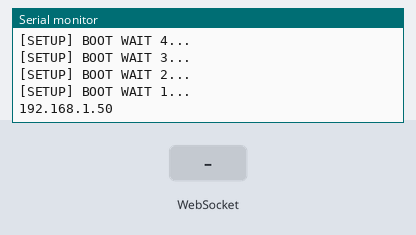
A sketch run on a simulated ESP32. Parts: the last lines printed to the serial monitor. The inputs (shaded band) are chosen by the test bench. WiFi joins after 1.5 s; servers stay silent unless stated.

Above: at 6.7 s.
6.8 s: WebSocket text "1" received
At 7.5 s:
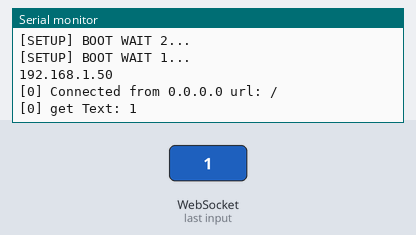
8.3 s: WebSocket text "0" received
At 9.5 s:
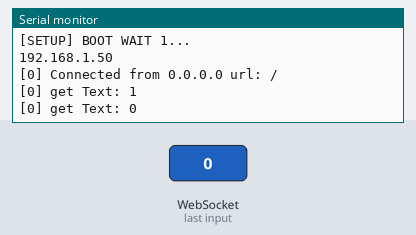
9.8 s: WebSocket text "2" received
At 10.9 s:
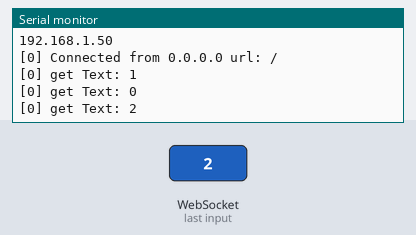
Timing chart, 0 to 12.8 s (numbered marks = the images above; inputs shaded):
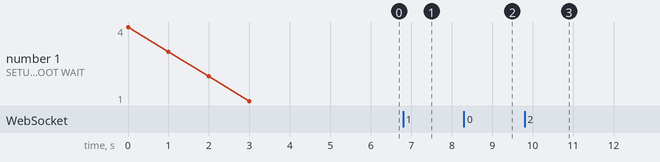

Measured:
- after the input at 6.8 s, the serial monitor: prints a new line at once (image 1)
- after the input at 8.3 s, the serial monitor: prints a new line at once (image 2)
- after the input at 9.8 s, the serial monitor: prints a new line at once (image 3)

The sketch:

WebSocketServer.ino
```cpp
/*
 * WebSocketServer.ino
 *
 *  Created on: 22.05.2015
 *
 */

#include <Arduino.h>

#include <WiFi.h>
#include <WiFiMulti.h>
#include <WiFiClientSecure.h>

#include <WebSocketsServer.h>

WiFiMulti WiFiMulti;
WebSocketsServer webSocket = WebSocketsServer(81);

void hexdump(const void *mem, uint32_t len, uint8_t cols = 16) {
	const uint8_t* src = (const uint8_t*) mem;
	Serial.printf("\n[HEXDUMP] Address: 0x%08X len: 0x%X (%d)", (ptrdiff_t)src, len, len);
	for(uint32_t i = 0; i < len; i++) {
		if(i % cols == 0) {
			Serial.printf("\n[0x%08X] 0x%08X: ", (ptrdiff_t)src, i);
		}
		Serial.printf("%02X ", *src);
		src++;
	}
	Serial.printf("\n");
}

void webSocketEvent(uint8_t num, WStype_t type, uint8_t * payload, size_t length) {

    switch(type) {
        case WStype_DISCONNECTED:
            Serial.printf("[%u] Disconnected!\n", num);
            break;
        case WStype_CONNECTED:
            {
                IPAddress ip = webSocket.remoteIP(num);
                Serial.printf("[%u] Connected from %d.%d.%d.%d url: %s\n", num, ip[0], ip[1], ip[2], ip[3], payload);

				// send message to client
				webSocket.sendTXT(num, "Connected");
            }
            break;
        case WStype_TEXT:
            Serial.printf("[%u] get Text: %s\n", num, payload);

            // send message to client
            // webSocket.sendTXT(num, "message here");

            // send data to all connected clients
            // webSocket.broadcastTXT("message here");
            break;
        case WStype_BIN:
            Serial.printf("[%u] get binary length: %u\n", num, length);
            hexdump(payload, length);

            // send message to client
            // webSocket.sendBIN(num, payload, length);
            break;
		case WStype_ERROR:
		case WStype_FRAGMENT_TEXT_START:
		case WStype_FRAGMENT_BIN_START:
		case WStype_FRAGMENT:
		case WStype_FRAGMENT_FIN:
			break;
    }

}

void setup() {
    // USE_SERIAL.begin(921600);
    Serial.begin(115200);

    //Serial.setDebugOutput(true);
    Serial.setDebugOutput(true);

    Serial.println();
    Serial.println();
    Serial.println();

    for(uint8_t t = 4; t > 0; t--) {
        Serial.printf("[SETUP] BOOT WAIT %d...\n", t);
        Serial.flush();
        delay(1000);
    }

    WiFiMulti.addAP("upstairs", "10203040");
    WiFiMulti.addAP("ORYAM", "12345678");


    while(WiFiMulti.run() != WL_CONNECTED) {
        Serial.println("WiFi not connected!");
        delay(100);
    }

    webSocket.begin();
    webSocket.onEvent(webSocketEvent);

    String ipAddress = WiFi.localIP().toString();;
    Serial.println(ipAddress);
}

void loop() {
    webSocket.loop();
}
```
